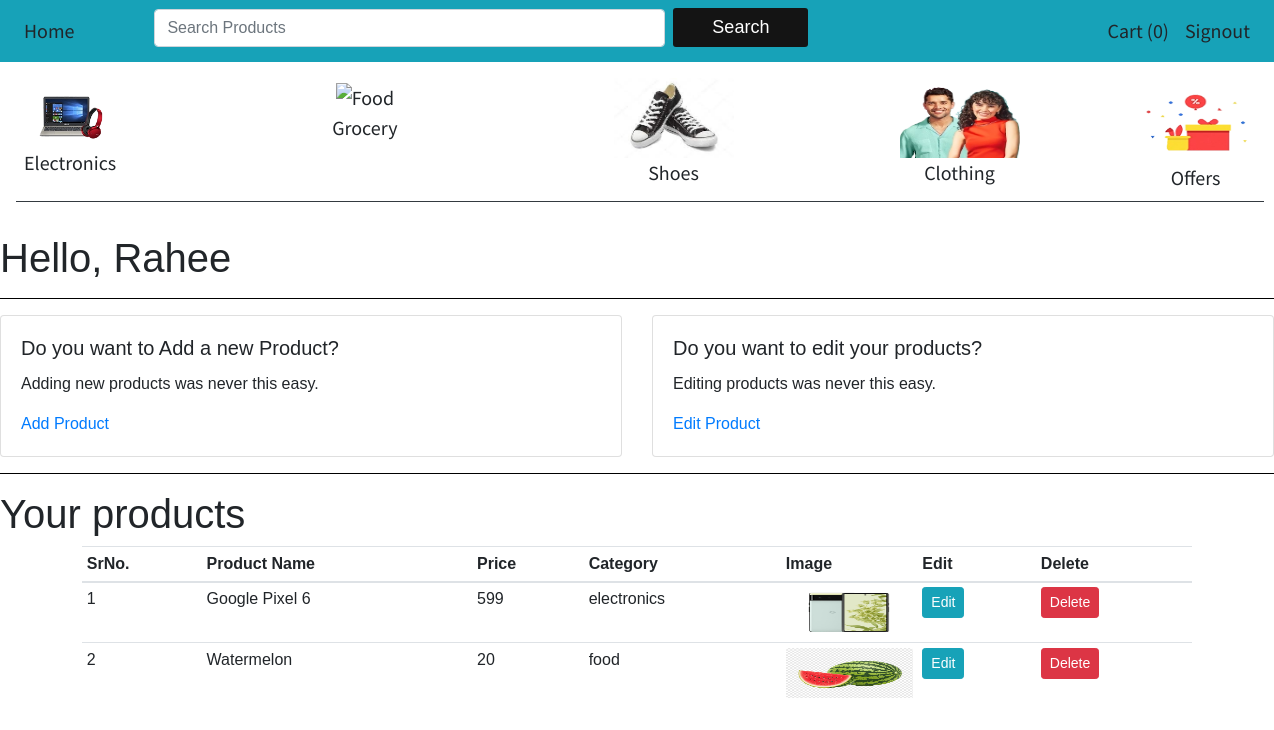
/seller (signed in), run on the app's committed database.
### website/models.py (models this page shows)
class User(db.Model, UserMixin):
    id = db.Column(db.Integer, primary_key=True)
    email = db.Column(db.String(150), unique=True)
    password = db.Column(db.String(150))
    userType = db.Column(db.String(20))
    firstName = db.Column(db.String(150))
    products = db.relationship('Products')

class Products(db.Model):
    __searchable__ = ['name', 'description']
    id = db.Column(db.Integer, primary_key=True)
    category = db.Column(db.String(50), nullable=False)
    name = db.Column(db.String(100), nullable=False)
    description = db.Column(db.String(100), nullable=False)
    price = db.Column(db.Integer)
    stock = db.Column(db.Integer)
    image = db.Column(db.String(120), default='image.jpg')
    date = db.Column(db.DateTime(timezone=True), default=func.now())
    user_id = db.Column(db.Integer, db.ForeignKey('user.id'))

### website/views.py (the view)
@views.route('/seller', methods=['GET', 'POST'])
@login_required
def home_seller():
    products = Products.query.filter_by(user_id=current_user.id)
    return render_template("home_seller.html", user=current_user, products=products)

### website/__init__.py (called while the page is built)
def create_app():
    app = Flask(__name__)
    app.config['SECRET_KEY'] = 'ISEE'
    app.config['SQLALCHEMY_DATABASE_URI'] = f'sqlite:///{DB_NAME}'
    db.init_app(app)
    search = Search()
    search.init_app(app)
    from .views import views
    from .auth import auth
    app.register_blueprint(views, url_prefix='/')
    app.register_blueprint(auth, url_prefix='/')
    from .models import User, Products
    with app.app_context():
        db.create_all()
    login_manager = LoginManager()
    login_manager.login_view = 'auth.login'
    login_manager.init_app(app)
    @login_manager.user_loader
    def load_user(id):
        return User.query.get(int(id))
    return app

### website/templates/home_seller.html (shortened to what this page needs)
{% extends "base.html" %} {% block title %}HomePage{% endblock %} {% block
content %}
<br>
<h1>Hello, {{user.firstName}}</h1>
<hr color="black">
<div class="row">
    <div class="col-sm-6">
        <div class="card">
            <div class="card-body">
                <h5 class="card-title">Do you want to Add a new Product?</h5>
                <p class="card-text">Adding new products was never this easy.</p>
                <a href="/addProduct">Add Product</a>
            </div>
        </div>
    </div>
    <div class="col-sm-6">
        <div class="card">
            <div class="card-body">
                <h5 class="card-title">Do you want to edit your products?</h5>
                <p class="card-text">Editing products was never this easy.</p>
                <a href="/editProduct">Edit Product</a>
            </div>
        </div>
    </div>
</div>
<hr color="black">
<h1> Your products</h1>
<div class="container">
    <table class="table table-sm">
        <thead>
        <th>SrNo.</th>
        <th>Product Name</th>
        <th>Price</th>
        <th>Category</th>
        <th>Image</th>
        <th>Edit</th>
        <th>Delete</th>
        </thead>
        <tbody>
        {% for product in products %}
        <tr>
            <td>{{loop.index}}</td>
            <td>{{product.name}}</td>
            <td>{{product.price}}</td>
            <td>{{product.category}}</td>
            <td><img src="static/img/{{product.image}}" class="card-img-top" width="40" height="50" alt="..."></td>
            <td><a href="{{url_for('views.editProduct', id=product.id)}}" class="btn btn-info btn-sm">Edit</a></td>
            <td>
                <button type="button" class="btn btn-danger btn-sm" data-toggle="modal" data-target="#exampleModal-{{product.id}}">
                    Delete
                </button>
            </td>
        </tr>
        {% endfor %}
        </tbody>
    </table>
</div>
{% endblock %}

### website/static/style.css (style rules this page uses)
body { font-family: 'Montserrat', sans-serif; }

### data on the page
User: firstName "Rahee"
Products: name "Google Pixel 6", price "599", category "electronics", image (picture)
Products: name "Watermelon", price "20", category "food", image (picture)

### other printed values
{{ session['shopping_cart']|length }} "0"
